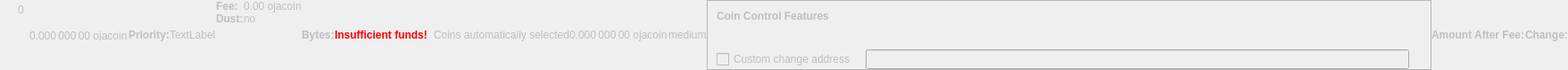
    <widget class="QWidget" name="dummyHideWidget" native="true">
     <property name="enabled">
      <bool>false</bool>
     </property>
     <property name="maximumSize">
      <size>
       <width>100</width>
       <height>22</height>
      </size>
     </property>
     <layout class="QHBoxLayout" name="dummyHideLayout">
      <property name="spacing">
       <number>0</number>
      </property>
      <property name="leftMargin">
       <number>0</number>
      </property>
      <property name="topMargin">
       <number>0</number>
      </property>
      <property name="rightMargin">
       <number>0</number>
      </property>
      <property name="bottomMargin">
       <number>0</number>
      </property>
      <item>
       <layout class="QFormLayout" name="formLayoutCoinControl1">
        <property name="horizontalSpacing">
         <number>10</number>
        </property>
        <property name="verticalSpacing">
         <number>14</number>
        </property>
        <property name="leftMargin">
         <number>10</number>
        </property>
        <property name="topMargin">
         <number>4</number>
        </property>
        <property name="rightMargin">
         <number>6</number>
        </property>
        <item row="0" column="1">
         <widget class="QLabel" name="labelCoinControlBytes">
          <property name="cursor">
           <cursorShape>IBeamCursor</cursorShape>
          </property>
          <property name="contextMenuPolicy">
           <enum>Qt::ActionsContextMenu</enum>
          </property>
          <property name="text">
           <string notr="true">0</string>
          </property>
          <property name="textInteractionFlags">
           <set>Qt::LinksAccessibleByMouse|Qt::TextSelectableByKeyboard|Qt::TextSelectableByMouse</set>
          </property>
         </widget>
        </item>
       </layout>
      </item>
      <item>
       <widget class="QLabel" name="labelCoinControlAfterFee">
        <property name="enabled">
         <bool>false</bool>
        </property>
        <property name="sizePolicy">
         <sizepolicy hsizetype="Fixed" vsizetype="Fixed">
          <horstretch>0</horstretch>
          <verstretch>0</verstretch>
         </sizepolicy>
        </property>
        <property name="minimumSize">
         <size>
          <width>111</width>
          <height>12</height>
         </size>
        </property>
        <property name="maximumSize">
         <size>
          <width>111</width>
          <height>12</height>
         </size>
        </property>
        <property name="cursor">
         <cursorShape>IBeamCursor</cursorShape>
        </property>
        <property name="contextMenuPolicy">
         <enum>Qt::ActionsContextMenu</enum>
        </property>
        <property name="text">
         <string notr="true">0.000 000 00 ojacoin</string>
        </property>
        <property name="textInteractionFlags">
         <set>Qt::LinksAccessibleByMouse|Qt::TextSelectableByKeyboard|Qt::TextSelectableByMouse</set>
        </property>
       </widget>
      </item>
      <item>
       <widget class="QLabel" name="labelCoinControlPriorityText">
        <property name="enabled">
         <bool>false</bool>
        </property>
        <property name="font">
         <font>
          <weight>75</weight>
          <bold>true</bold>
         </font>
        </property>
        <property name="text">
         <string>Priority:</string>
        </property>
       </widget>
      </item>
      <item>
       <layout class="QHBoxLayout" name="horizontalLayout">
        <item>
         <widget class="QLabel" name="WarningLabel">
          <property name="text">
           <string>TextLabel</string>
          </property>
         </widget>
        </item>
       </layout>
      </item>
      <item>
       <layout class="QFormLayout" name="formLayoutCoinControl3">
        <property name="horizontalSpacing">
         <number>0</number>
        </property>
        <property name="verticalSpacing">
         <number>0</number>
        </property>
        <property name="leftMargin">
         <number>0</number>
        </property>
        <property name="topMargin">
         <number>0</number>
        </property>
        <property name="rightMargin">
         <number>0</number>
        </property>
        <item row="0" column="0">
         <widget class="QLabel" name="labelCoinControlFeeText">
          <property name="enabled">
           <bool>false</bool>
          </property>
          <property name="font">
           <font>
            <weight>75</weight>
            <bold>true</bold>
           </font>
          </property>
          <property name="text">
           <string>Fee:</string>
          </property>
          <property name="margin">
           <number>0</number>
          </property>
         </widget>
        </item>
        <item row="0" column="1">
         <widget class="QLabel" name="labelCoinControlFee">
          <property name="enabled">
           <bool>false</bool>
          </property>
          <property name="cursor">
           <cursorShape>IBeamCursor</cursorShape>
          </property>
          <property name="contextMenuPolicy">
           <enum>Qt::ActionsContextMenu</enum>
          </property>
          <property name="text">
           <string notr="true">0.00 ojacoin</string>
          </property>
          <property name="textInteractionFlags">
           <set>Qt::LinksAccessibleByMouse|Qt::TextSelectableByKeyboard|Qt::TextSelectableByMouse</set>
          </property>
         </widget>
        </item>
        <item row="1" column="0">
         <widget class="QLabel" name="labelCoinControlLowOutputText">
          <property name="enabled">
           <bool>false</bool>
          </property>
          <property name="font">
           <font>
            <weight>75</weight>
            <bold>true</bold>
           </font>
          </property>
          <property name="text">
           <string>Dust:</string>
          </property>
         </widget>
        </item>
        <item row="1" column="1">
         <widget class="QLabel" name="labelCoinControlLowOutput">
          <property name="enabled">
           <bool>false</bool>
          </property>
          <property name="cursor">
           <cursorShape>IBeamCursor</cursorShape>
          </property>
          <property name="contextMenuPolicy">
           <enum>Qt::ActionsContextMenu</enum>
          </property>
          <property name="text">
           <string>no</string>
          </property>
          <property name="textInteractionFlags">
           <set>Qt::LinksAccessibleByMouse|Qt::TextSelectableByKeyboard|Qt::TextSelectableByMouse</set>
          </property>
         </widget>
        </item>
       </layout>
      </item>
      <item>
       <widget class="QLabel" name="labelCoinControlBytesText">
        <property name="enabled">
         <bool>false</bool>
        </property>
        <property name="font">
         <font>
          <weight>75</weight>
          <bold>true</bold>
         </font>
        </property>
        <property name="text">
         <string>Bytes:</string>
        </property>
       </widget>
      </item>
      <item>
       <layout class="QFormLayout" name="formLayoutCoinControl2">
        <property name="horizontalSpacing">
         <number>0</number>
        </property>
        <property name="verticalSpacing">
         <number>0</number>
        </property>
        <property name="leftMargin">
         <number>0</number>
        </property>
        <property name="topMargin">
         <number>0</number>
        </property>
        <property name="rightMargin">
         <number>0</number>
        </property>
       </layout>
      </item>
      <item>
       <layout class="QHBoxLayout" name="horizontalLayoutCoinControl2">
        <property name="spacing">
         <number>0</number>
        </property>
        <property name="bottomMargin">
         <number>0</number>
        </property>
       </layout>
      </item>
      <item>
       <widget class="QLabel" name="labelCoinControlInsuffFunds">
        <property name="enabled">
         <bool>false</bool>
        </property>
        <property name="minimumSize">
         <size>
          <width>0</width>
          <height>0</height>
         </size>
        </property>
        <property name="font">
         <font>
          <weight>75</weight>
          <bold>true</bold>
         </font>
        </property>
        <property name="styleSheet">
         <string notr="true">color:red;font-weight:bold;</string>
        </property>
        <property name="text">
         <string>Insufficient funds!</string>
        </property>
        <property name="margin">
         <number>5</number>
        </property>
       </widget>
      </item>
      <item>
       <layout class="QFormLayout" name="formLayoutCoinControl4">
        <property name="horizontalSpacing">
         <number>0</number>
        </property>
        <property name="verticalSpacing">
         <number>0</number>
        </property>
        <property name="leftMargin">
         <number>0</number>
        </property>
        <property name="topMargin">
         <number>0</number>
        </property>
        <property name="rightMargin">
         <number>0</number>
        </property>
       </layout>
      </item>
      <item>
       <widget class="QLabel" name="labelCoinControlChangeLabel">
        <property name="enabled">
         <bool>false</bool>
        </property>
        <property name="sizePolicy">
         <sizepolicy hsizetype="Preferred" vsizetype="Expanding">
          <horstretch>0</horstretch>
          <verstretch>0</verstretch>
         </sizepolicy>
        </property>
        <property name="minimumSize">
         <size>
          <width>0</width>
          <height>0</height>
         </size>
        </property>
        <property name="text">
         <string/>
        </property>
        <property name="margin">
         <number>3</number>
        </property>
       </widget>
      </item>
      <item>
       <widget class="QLabel" name="labelCoinControlAutomaticallySelected">
        <property name="enabled">
         <bool>false</bool>
        </property>
        <property name="sizePolicy">
         <sizepolicy hsizetype="Fixed" vsizetype="Fixed">
          <horstretch>0</horstretch>
          <verstretch>0</verstretch>
         </sizepolicy>
        </property>
        <property name="minimumSize">
         <size>
          <width>0</width>
          <height>0</height>
         </size>
        </property>
        <property name="maximumSize">
         <size>
          <width>240</width>
          <height>16777215</height>
         </size>
        </property>
        <property name="text">
         <string>Coins automatically selected</string>
        </property>
        <property name="margin">
         <number>5</number>
        </property>
       </widget>
      </item>
      <item>
       <widget class="QLabel" name="labelCoinControlChange">
        <property name="enabled">
         <bool>false</bool>
        </property>
        <property name="sizePolicy">
         <sizepolicy hsizetype="Fixed" vsizetype="Fixed">
          <horstretch>0</horstretch>
          <verstretch>0</verstretch>
         </sizepolicy>
        </property>
        <property name="minimumSize">
         <size>
          <width>111</width>
          <height>0</height>
         </size>
        </property>
        <property name="maximumSize">
         <size>
          <width>111</width>
          <height>16777215</height>
         </size>
        </property>
        <property name="cursor">
         <cursorShape>IBeamCursor</cursorShape>
        </property>
        <property name="contextMenuPolicy">
         <enum>Qt::ActionsContextMenu</enum>
        </property>
        <property name="text">
         <string notr="true">0.000 000 00 ojacoin</string>
        </property>
        <property name="textInteractionFlags">
         <set>Qt::LinksAccessibleByMouse|Qt::TextSelectableByKeyboard|Qt::TextSelectableByMouse</set>
        </property>
       </widget>
      </item>
      <item>
       <widget class="QLabel" name="labelCoinControlPriority">
        <property name="enabled">
         <bool>false</bool>
        </property>
        <property name="cursor">
         <cursorShape>IBeamCursor</cursorShape>
        </property>
        <property name="contextMenuPolicy">
         <enum>Qt::ActionsContextMenu</enum>
        </property>
        <property name="text">
         <string>medium</string>
        </property>
        <property name="textInteractionFlags">
         <set>Qt::LinksAccessibleByMouse|Qt::TextSelectableByKeyboard|Qt::TextSelectableByMouse</set>
        </property>
       </widget>
      </item>
      <item>
       <widget class="QFrame" name="frameCoinControl">
        <property name="sizePolicy">
         <sizepolicy hsizetype="Expanding" vsizetype="Expanding">
          <horstretch>0</horstretch>
          <verstretch>0</verstretch>
         </sizepolicy>
        </property>
        <property name="maximumSize">
         <size>
          <width>16777215</width>
          <height>16777215</height>
         </size>
        </property>
        <property name="frameShape">
         <enum>QFrame::StyledPanel</enum>
        </property>
        <property name="frameShadow">
         <enum>QFrame::Sunken</enum>
        </property>
        <layout class="QVBoxLayout" name="verticalLayoutCoinControl2_2">
         <property name="spacing">
          <number>0</number>
         </property>
         <property name="leftMargin">
          <number>0</number>
         </property>
         <property name="topMargin">
          <number>0</number>
         </property>
         <property name="rightMargin">
          <number>0</number>
         </property>
         <property name="bottomMargin">
          <number>0</number>
         </property>
         <item>
          <layout class="QVBoxLayout" name="verticalLayoutCoinControl" stretch="0,0,0,1">
           <property name="spacing">
            <number>0</number>
           </property>
           <property name="leftMargin">
            <number>10</number>
           </property>
           <property name="topMargin">
            <number>10</number>
           </property>
           <item>
            <layout class="QHBoxLayout" name="horizontalLayoutCoinControl1">
             <property name="bottomMargin">
              <number>15</number>
             </property>
             <item>
              <widget class="QLabel" name="labelCoinControlFeatures">
               <property name="enabled">
                <bool>false</bool>
               </property>
               <property name="sizePolicy">
                <sizepolicy hsizetype="Preferred" vsizetype="Maximum">
                 <horstretch>0</horstretch>
                 <verstretch>0</verstretch>
                </sizepolicy>
               </property>
               <property name="font">
                <font>
                 <weight>75</weight>
                 <bold>true</bold>
                </font>
               </property>
               <property name="styleSheet">
                <string notr="true">font-weight:bold;</string>
               </property>
               <property name="text">
                <string>Coin Control Features</string>
               </property>
              </widget>
             </item>
            </layout>
           </item>
           <item>
            <widget class="QWidget" name="widgetCoinControl" native="true">
             <property name="sizePolicy">
              <sizepolicy hsizetype="Preferred" vsizetype="Preferred">
               <horstretch>0</horstretch>
               <verstretch>0</verstretch>
              </sizepolicy>
             </property>
             <property name="minimumSize">
              <size>
               <width>0</width>
               <height>0</height>
              </size>
             </property>
             <property name="styleSheet">
              <string notr="true"/>
             </property>
             <layout class="QHBoxLayout" name="horizontalLayoutCoinControl5_2">
              <property name="leftMargin">
               <number>0</number>
              </property>
              <property name="topMargin">
               <number>0</number>
              </property>
              <property name="rightMargin">
               <number>0</number>
              </property>
              <property name="bottomMargin">
               <number>0</number>
              </property>
              <item>
               <layout class="QHBoxLayout" name="horizontalLayoutCoinControl3">
                <property name="spacing">
                 <number>20</number>
                </property>
                <property name="topMargin">
                 <number>0</number>
                </property>
                <property name="bottomMargin">
                 <number>10</number>
                </property>
               </layout>
              </item>
             </layout>
            </widget>
           </item>
           <item>
            <layout class="QHBoxLayout" name="horizontalLayoutCoinControl4" stretch="0,0,0">
             <property name="spacing">
              <number>12</number>
             </property>
             <property name="sizeConstraint">
              <enum>QLayout::SetDefaultConstraint</enum>
             </property>
             <property name="topMargin">
              <number>5</number>
             </property>
             <property name="rightMargin">
              <number>5</number>
             </property>
             <item>
              <widget class="QCheckBox" name="checkBoxCoinControlChange">
               <property name="enabled">
                <bool>false</bool>
               </property>
               <property name="toolTip">
                <string>If this is activated, but the change address is empty or invalid, change will be sent to a newly generated address.</string>
               </property>
               <property name="text">
                <string>Custom change address</string>
               </property>
              </widget>
             </item>
             <item>
              <widget class="QValidatedLineEdit" name="lineEditCoinControlChange">
               <property name="enabled">
                <bool>false</bool>
               </property>
               <property name="sizePolicy">
                <sizepolicy hsizetype="Expanding" vsizetype="Fixed">
                 <horstretch>0</horstretch>
                 <verstretch>0</verstretch>
                </sizepolicy>
               </property>
              </widget>
             </item>
             <item>
              <widget class="QLabel" name="labelCoinControlChangeLabel_2">
               <property name="sizePolicy">
                <sizepolicy hsizetype="Preferred" vsizetype="Expanding">
                 <horstretch>0</horstretch>
                 <verstretch>0</verstretch>
                </sizepolicy>
               </property>
               <property name="minimumSize">
                <size>
                 <width>0</width>
                 <height>0</height>
                </size>
               </property>
               <property name="text">
                <string/>
               </property>
               <property name="margin">
                <number>3</number>
               </property>
              </widget>
             </item>
            </layout>
           </item>
           <item>
            <spacer name="verticalSpacerCoinControl">
             <property name="orientation">
              <enum>Qt::Vertical</enum>
             </property>
             <property name="sizeHint" stdset="0">
              <size>
               <width>800</width>
               <height>1</height>
              </size>
             </property>
            </spacer>
           </item>
          </layout>
         </item>
        </layout>
       </widget>
      </item>
      <item>
       <widget class="QLabel" name="labelCoinControlAfterFeeText">
        <property name="enabled">
         <bool>false</bool>
        </property>
        <property name="minimumSize">
         <size>
          <width>0</width>
          <height>0</height>
         </size>
        </property>
        <property name="maximumSize">
         <size>
          <width>16777215</width>
          <height>16777215</height>
         </size>
        </property>
        <property name="font">
         <font>
          <weight>75</weight>
          <bold>true</bold>
         </font>
        </property>
        <property name="text">
         <string>Amount After Fee:</string>
        </property>
        <property name="alignment">
         <set>Qt::AlignLeading|Qt::AlignLeft|Qt::AlignVCenter</set>
        </property>
        <property name="margin">
         <number>0</number>
        </property>
       </widget>
      </item>
      <item>
       <widget class="QLabel" name="labelCoinControlChangeText">
        <property name="enabled">
         <bool>false</bool>
        </property>
        <property name="sizePolicy">
         <sizepolicy hsizetype="Preferred" vsizetype="Preferred">
          <horstretch>0</horstretch>
          <verstretch>0</verstretch>
         </sizepolicy>
        </property>
        <property name="minimumSize">
         <size>
          <width>0</width>
          <height>0</height>
         </size>
        </property>
        <property name="maximumSize">
         <size>
          <width>16777215</width>
          <height>16777215</height>
         </size>
        </property>
        <property name="font">
         <font>
          <weight>75</weight>
          <bold>true</bold>
         </font>
        </property>
        <property name="text">
         <string>Change:</string>
        </property>
        <property name="alignment">
         <set>Qt::AlignLeading|Qt::AlignLeft|Qt::AlignVCenter</set>
        </property>
       </widget>
      </item>
     </layout>
    </widget>
